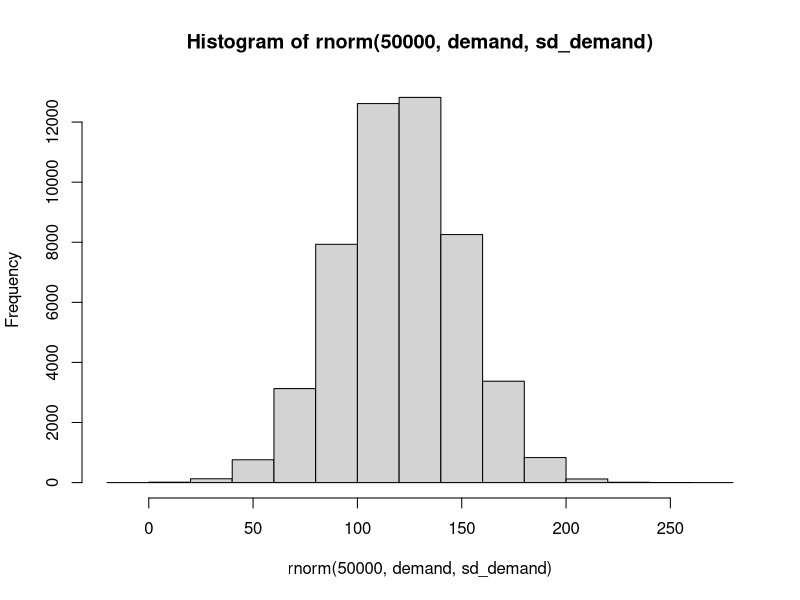
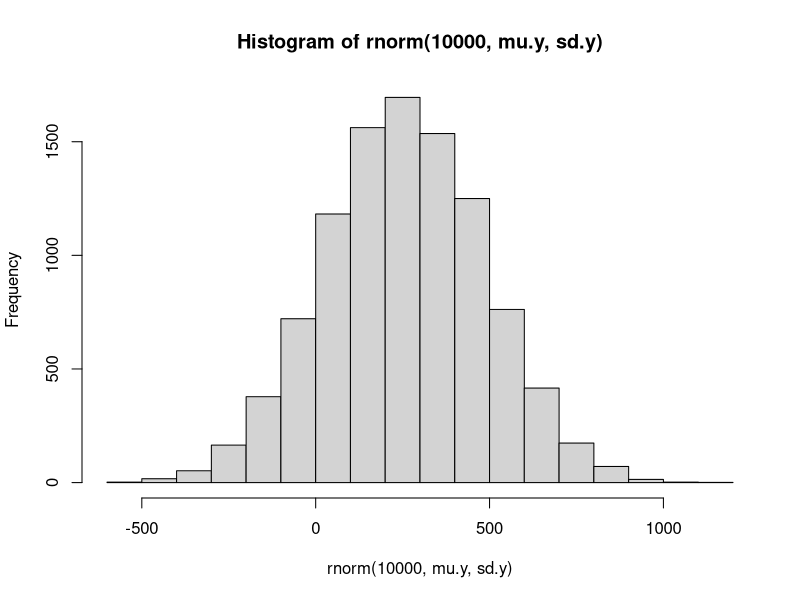

Reproduce these figures in R, in order. (Note: this script raises an error after producing the figures.)

library(readxl)
#df_month <- read_excel("sale_month.xlsx")
df_pois <- read_excel("Data/poisson_month.xlsx")
head(df_pois)
# Read split the data

ts_month <- ts(df_pois$total)

# Exponential smoothing 

ses_month <- forecast::ses(ts_month, h = 1 ,level = 0.95) 
summary(ses_month)

(demand <- 14*(ses_month$mean/30))
(sd_demand <- sqrt(14*ses_month$model$sigma2)/30) ## I think this is alright

sd_demand*1.65*sqrt(14)

hist(rnorm(50000, demand, sd_demand))

cf <- seq(0.5,0.99, 0.01)
s_stocks <- qnorm(cf)*sd_demand*sqrt(14)
optimal_stock <- s_stocks + sum(demand)
n_stock <- length(optimal_stock)
rate <- c()
nsim <- 100000
for(i in 1:n_stock){
  sim_sales <- rnorm(nsim, demand, sd_demand)
  rate[i] <- length(sim_sales[sim_sales > optimal_stock[i]])
}
ratio <- 1-(rate/nsim)
table <- cbind(cf,ratio)
write.csv(table, file = "table.csv")
# Simulation of the next sales.
mu.y <- ses_month$mean
sd.y <- sqrt(ses_month$model$sigma2)

hist(rnorm(10000, mu.y, sd.y))

# Arima

arima_model <- auto.arima(ts_month)
summary(arima_model)
fore_arima = forecast::forecast(arima_model, h=1)
fore_arima


# Function that simulates poisson time data. 

ts_poisson <- function(ts_lambda, days){
  sim_pois <- rpois(ts_lambda, days)
  return(sum(sim_pois))
}
# Actual sales
actual <- df_pois$total
# Mean vector
lambdas <- df_pois$lambda
# Days of each month
days <- df_pois$days

# Generate a simulaton vector of means
sim <- c()

# run simulation
for(i in 1:nrow(df_pois)) {
  sim[i] <- ts_poisson(lambdas[i], days[i])
  
}
sim
# MAPE 
mape(actual, sim)
